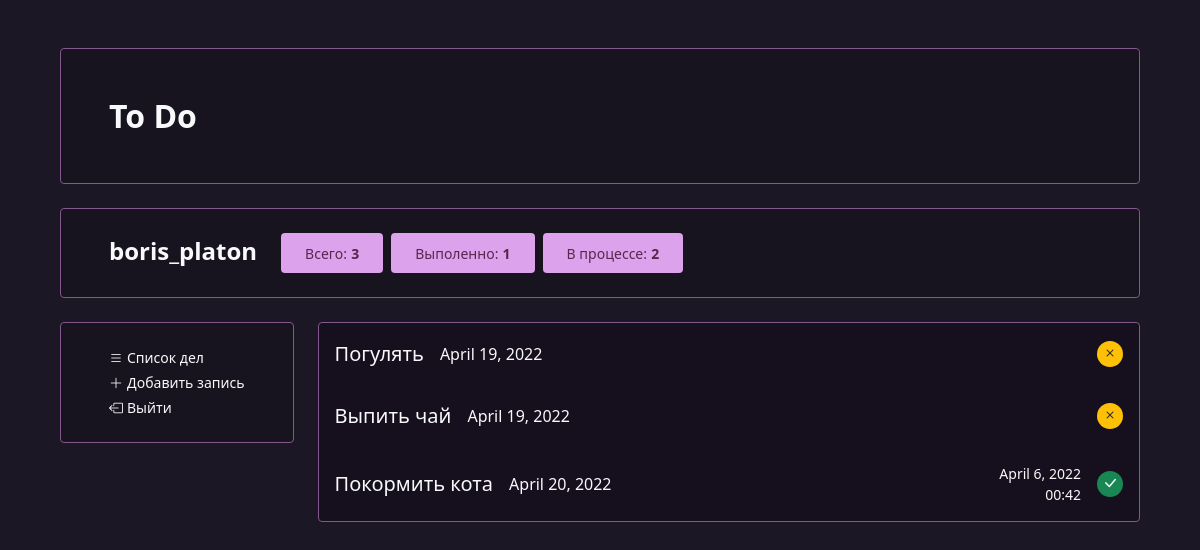
/affairs/ (signed in), run on an earlier commit of the app's database.
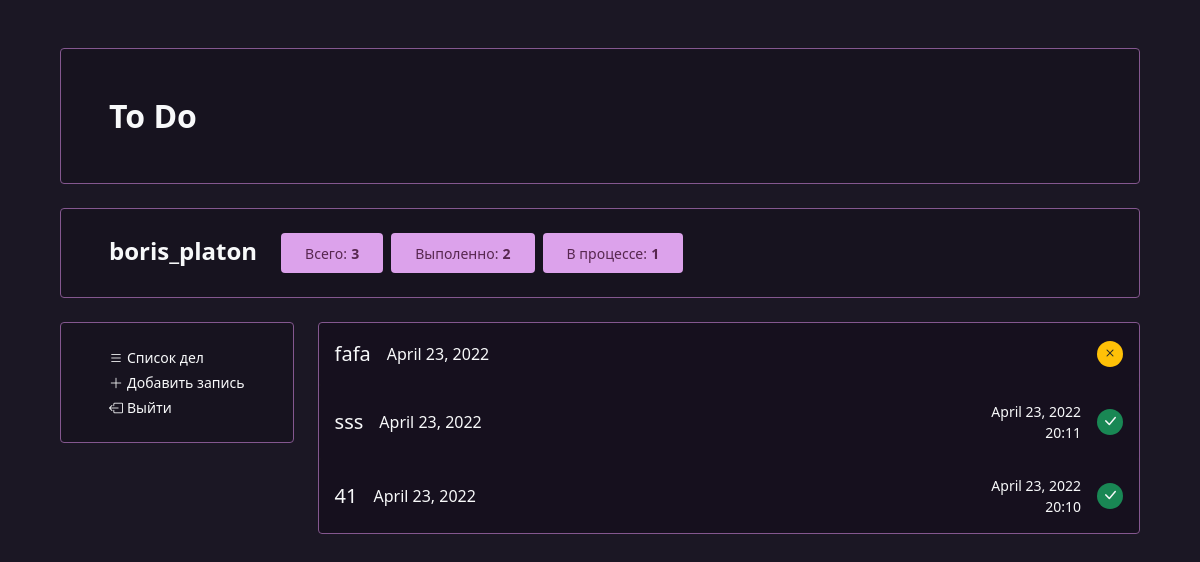
And on a later commit of the database.
### users/models.py (models this page shows)
class User(AbstractUser):
    def get_affairs_list(self, *args):
        if args:
            return self.affair_set.values(*args)
        return self.affair_set.all()
    @property
    def in_process_affairs_amount(self):
        return self.get_in_process_affairs().count()
    def get_in_process_affairs(self, *args):
        if args:
            return self.affair_set.filter(date_end__isnull=True).values(*args)
        return self.affair_set.filter(date_end__isnull=True)
    @property
    def completed_affairs_amount(self):
        return self.get_completed_affairs().count()
    def get_completed_affairs(self, *args):
        if args:
            return self.affair_set.exclude(date_end__isnull=True).values(*args)
        return self.affair_set.exclude(date_end__isnull=True)

### affairs/models.py (models this page shows, shortened)
class Affair(models.Model):
    title = models.CharField(max_length=128, verbose_name='Заголовок')
    text = models.TextField(max_length=2048, verbose_name='Описание', blank=True)
    date_add = models.DateTimeField(auto_now_add=True, verbose_name='Дата добавления')
    date_end = models.DateTimeField(verbose_name='Дата выполнения', blank=True, null=True)
    is_completed = models.BooleanField(verbose_name='Задание выполнено', default=False)
    author = models.ForeignKey(to=settings.AUTH_USER_MODEL, on_delete=models.CASCADE, verbose_name='Автор')
    class Meta:
        ordering = ["is_completed", "-date_add"]

### affairs/views.py (the view)
# urls.py: path('', views.home, name="home"),
@login_required
def home(request):
    context = {
        "affairs_list": get_affairs_list(request,
                                         values_list=['title', 'date_add', 'is_completed', 'pk', 'date_end'])
    }
    return render(request, 'affairs/home.html', context=context)

### affairs/services.py (called while the page is built)
def get_affairs_list(request, values_list: list = None):
    affair_status = request.GET.get('affair_status', "")
    if affair_status == 'completed':
        return request.user.get_completed_affairs(*values_list)
    elif affair_status == 'process':
        return request.user.get_in_process_affairs(*values_list)
    return request.user.get_affairs_list(*values_list)

### affairs/templates/affairs/home.html
{% extends 'affairs/base.html' %}
{% block content %}
<div class="rounded menu">
    {% if affairs_list %}
        {% for affair in affairs_list %}
        <a href="{% url 'affairs:affair' affair_id=affair.pk %}" class='p-0'>
            <div class='task p-3 rounded'>
                <div class='row text-light g-3'>
                    <div class="col-auto d-flex align-items-center">
                        <span class='lead'>{{ affair.title }}</span>
                    </div>
                    <div class="col-auto d-flex align-items-center">
                        <span class='lead fs-6'>{{ affair.date_add|date:'F j, Y' }}</span>
                    </div>
                    <div class="col d-flex justify-content-end align-items-center">
                        <div class="d-flex justify-content-end align-items-center text-center">
                            {% if affair.is_completed %}
                                <div class="d-flex flex-column justify-content-center align-items-end me-3">
                                    <small>{{ affair.date_end|date:'F j, Y' }}</small>
                                    <small>{{ affair.date_end|date:'H:i' }}</small>
                                </div>
                                <div class="circle  bg-success">
                                    <i class="bi bi-check-lg"></i>
                                </div>
                            {% else %}
                                <div class="circle bg-warning">
                                    <i class="bi bi-x text-dark"></i>
                                </div>
                            {% endif %}
                        </div>
                    </div>
                </div>
            </div>
        </a>
        {% endfor %}
    {% else %}
        <div class="p-4 px-5">
            <small class='text-light'>Здесь пока ничего нет!</small>
        </div>
    {% endif %}
</div>
{% endblock %}

### affairs/templates/affairs/base.html (shortened to what this page needs)
{% load static %}
<!DOCTYPE html>
<html lang="en">
<head>
	<link href="https://cdn.jsdelivr.net/npm/bootstrap@5.1.3/dist/css/bootstrap.min.css" rel="stylesheet">
	<link rel="stylesheet" href="https://cdn.jsdelivr.net/npm/bootstrap-icons@1.8.1/font/bootstrap-icons.css">
	<link rel="stylesheet" href="{% static 'base/css/base.css' %}">
</head>
<body>
<div class="p-5">
	<div class="container">
		<div class="row g-4">
            <div class="col-12">
                <div class="p-5 rounded menu">
                	<a href="{% url 'affairs:home' %}">
        	            <h2 class='m-0 fw-bold text-light'>
        	                To Do
        	            </h2>
                    </a>
                </div>
            </div>
            <div class="col-12">
                <div class="p-4 px-5 rounded menu">
                    <div class="row g-4">
                        <div class="col-auto">
                            <span class='m-0 fs-4 text-light fw-bold'>{{ request.user.username }}</span>
                        </div>
                        <div class="col-auto">
                            <div class="row g-2">
                                <div class='col-auto'>
                                	<a href="{% url 'affairs:home' %}">
        	                            <div class="py-2 px-4 rounded completed">
        	                                <small>Всего:</small>
        	                                <small class="fw-bold">{{ request.user.affair_set.count }}</small>
        	                            </div>
                                    </a>
                                </div>
                                <div class='col-auto'>
                                	<a href="{% url 'affairs:home' %}?affair_status=completed">
        	                            <div class="py-2 px-4 rounded completed">
        	                                <small>Выполенно:</small>
        	                                <small class="fw-bold">{{ request.user.completed_affairs_amount }}</small>
        	                            </div>
        	                        </a>
                                </div>
                                <div class='col-auto'>
                                	<a href="{% url 'affairs:home' %}?affair_status=process">
        	                            <div class="py-2 px-4 rounded completed">
        	                                <small>В процессе:</small>
        	                                <small class="fw-bold">{{ request.user.in_process_affairs_amount }}</small>
        	                            </div>
        	                        </a>
                                </div>
                            </div>
                        </div>
                    </div>
                </div>
            </div>
            <div class="col-auto">
                <div class="p-4 px-5 rounded menu">
                    <div class="d-flex flex-column">
                            <small class="mb-1"><a href="{% url 'affairs:home' %}" class="link-light"><i class="bi bi-list me-1"></i>Список дел</a></small>
                            <small class="mb-1"><a href="{% url 'affairs:add_affair' %}" class="link-light"><i class="bi bi-plus-lg me-1"></i>Добавить запись</a></small>
                            <small><a href="{% url 'users:logout' %}" class="link-light"><i class="bi bi-box-arrow-left me-1"></i>Выйти</a></small>
                    </div>
                </div>
            </div>
            <div class="col">
                {% block content %}
                {% endblock %}
            </div>
        </div>
	</div>
</div>
</body>
</html>

### static/base/css/base.css (style rules this page uses)
body { background: #1b1724; }
a { text-decoration: none; cursor: pointer; }
.menu { border: 1px solid #84578f; background: #17131f; }
.task { background: rgba(23, 6, 26, 0.2); transition: 0.1s all ease-out; }
.completed { background: #dca2eb; color: #57274f; transition: 0.2s all ease-out; }
.circle { width: 26px; height: 26px; border-radius: 13px; }

What changed in the data, as far as the page shows it:
removed Affair: title "Погулять", date_add "April 19, 2022", is_completed False (drawn)
removed Affair: title "Выпить чай", date_add "April 19, 2022", is_completed False (drawn)
removed Affair: title "Покормить кота", date_add "April 20, 2022", date_end "April 6, 2022", date_end "00:42"
changed User "boris_platon": user.completed_affairs_amount "1" → "2"; user.in_process_affairs_amount "2" → "1"
added Affair: title "fafa", date_add "April 23, 2022", is_completed False (drawn)
added Affair: title "sss", date_add "April 23, 2022", date_end "April 23, 2022", date_end "20:11"
added Affair: title "41", date_add "April 23, 2022", date_end "April 23, 2022", date_end "20:10"
